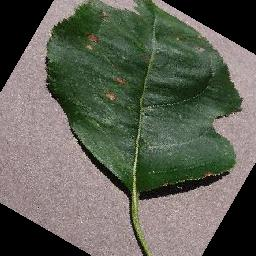
#> input picture ai/dataset/train/Apple___Black_rot/a23597b9-4e73-4b9c-8ef1-de02d2f2178c___JR_FrgE.S 8690_new30degFlipLR.JPG, 256 x 256 px; the run also reads 1 picture not shown here
$ jupyter execute 01_data_exploration.ipynb
#> lines starting #> are read from the running program, lines starting #| are printed output that depends on the picture
# Plant Disease Detection
# Data Exploration Notebook

[cell 1]
import os
import cv2
import numpy as np
import pandas as pd
import matplotlib.pyplot as plt
import seaborn as sns

from PIL import Image
from collections import Counter

[cell 2]
TRAIN_DIR = "../dataset/train"
VALID_DIR = "../dataset/valid"

[cell 3]
import os

classes = []

for item in os.listdir(TRAIN_DIR):

    full_path = os.path.join(TRAIN_DIR, item)

    if os.path.isdir(full_path):
        classes.append(item)
#> pass 2 of the loop `for item in os.listdir(TRAIN_DIR):`:

classes = sorted(classes)

print(f"Total Classes: {len(classes)}")

[cell 4]
for item in os.listdir(TRAIN_DIR):
    print(item)
#> pass 2 of the loop `for item in os.listdir(TRAIN_DIR):`:

[cell 5]
class_counts = {}

for cls in classes:
    class_path = os.path.join(TRAIN_DIR, cls)

    class_counts[cls] = len(
        os.listdir(class_path)
    )
#> pass 2 of the loop `for cls in classes:`:

df = pd.DataFrame(
    class_counts.items(),
    columns=["Class", "Count"]
)

df.head()

[cell 6]
plt.figure(figsize=(15,8))

sns.barplot(
    data=df,
    x="Count",
    y="Class"
)

plt.title("Images per Class")
plt.show()
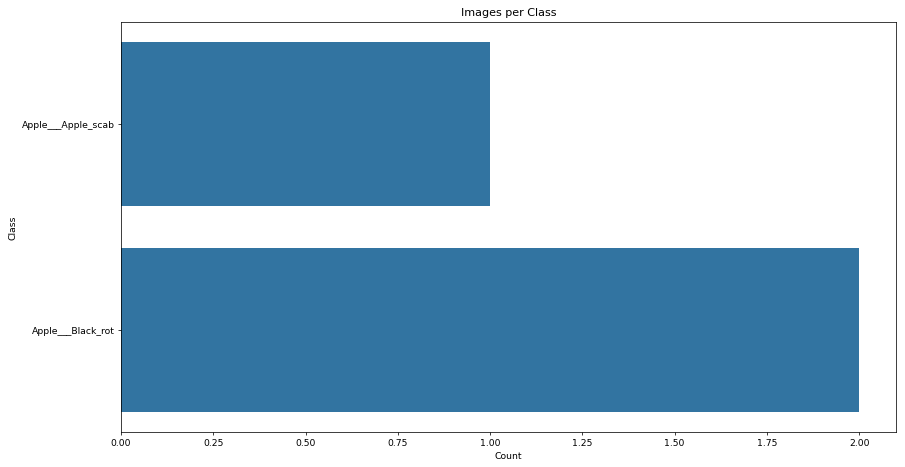
#> figure drawn by matplotlib, 1 panel

[cell 7]
print("Total Classes:", len(classes))

print(
    "Total Training Images:",
    df["Count"].sum()
)

[cell 8]
import random

plt.figure(figsize=(15,10))

for i in range(9):

    cls = random.choice(classes)

    img_name = random.choice(
        os.listdir(
            os.path.join(TRAIN_DIR, cls)
        )
    )

    img_path = os.path.join(
        TRAIN_DIR,
        cls,
        img_name
    )

    img = Image.open(img_path)
#> img is the input picture: PIL image 256x256 RGB; mean R, G, B 94.5, 96.9, 85.4

    plt.subplot(3,3,i+1)
    plt.imshow(img)
    plt.title(cls)
    plt.axis("off")
#> pass 2 of the loop `for i in range(9):`:
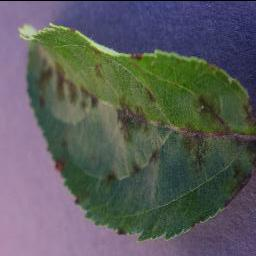
#> input picture ai/dataset/train/Apple___Apple_scab/7f7b25d4-f895-4f8e-80ad-db72a9b19a2e___FREC_Scab 3451_90deg.JPG, 256 x 256 px
#> img is the input picture: PIL image 256x256 RGB; mean R, G, B 91, 93.1, 92.7

plt.tight_layout()
plt.show()
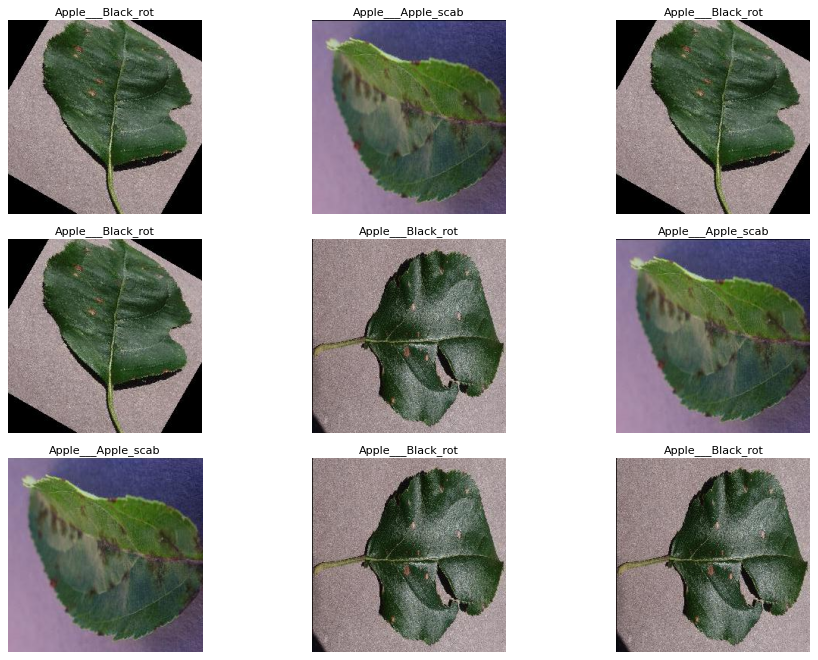
#> figure drawn by matplotlib, 9 panels

[cell 9]
widths = []
heights = []

for cls in classes:

    class_path = os.path.join(
        TRAIN_DIR,
        cls
    )

    images = os.listdir(class_path)

    for image in images[:50]:

        path = os.path.join(
            class_path,
            image
        )

        img = Image.open(path)

        widths.append(img.size[0])
        heights.append(img.size[1])
#> pass 2 of the loop `for cls in classes:`:
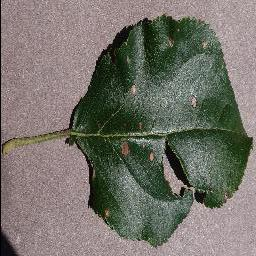
#> input picture ai/dataset/train/Apple___Black_rot/4b8b1d59-9aec-4b99-8be8-b61edcccb660___JR_FrgE.S 8659_270deg.JPG, 256 x 256 px
#> img is the input picture: PIL image 256x256 RGB; mean R, G, B 116.7, 114.2, 106.1

[cell 10]
plt.figure(figsize=(12,5))

plt.subplot(1,2,1)
plt.hist(widths)
plt.title("Width Distribution")

plt.subplot(1,2,2)
plt.hist(heights)
plt.title("Height Distribution")

plt.show()
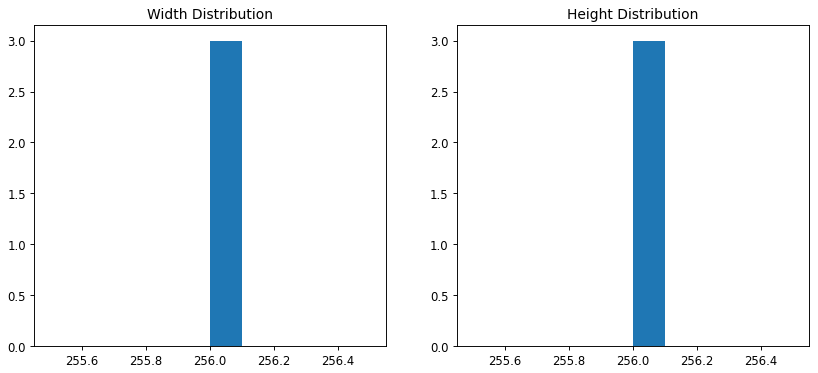
#> figure drawn by matplotlib, 2 panels; panel 1: tallest bar 3 high, from x = 256 to 256.1; panel 2: tallest bar 3 high, from x = 256 to 256.1

[cell 11]
corrupted = []

for cls in classes:

    class_path = os.path.join(
        TRAIN_DIR,
        cls
    )

    for img_name in os.listdir(class_path):

        try:

            path = os.path.join(
                class_path,
                img_name
            )

            img = Image.open(path)

            img.verify()

        except:

            corrupted.append(path)
#> pass 2 of the loop `for cls in classes:`:

print(
    "Corrupted Images:",
    len(corrupted)
)

[cell 12]
healthy = 0
#> healthy = 0
diseased = 0

for cls in classes:

    count = len(
        os.listdir(
            os.path.join(
                TRAIN_DIR,
                cls
            )
        )
    )

    if "healthy" in cls.lower():
        healthy += count
    else:
        diseased += count
#> pass 2 of the loop `for cls in classes:`:

print("Healthy:", healthy)
#| Healthy: 0
print("Diseased:", diseased)

[cell 13]
plt.pie(
    [healthy,diseased],
    labels=[
        "Healthy",
        "Diseased"
    ],
    autopct="%1.1f%%"
)

plt.title(
    "Healthy vs Diseased"
)

plt.show()
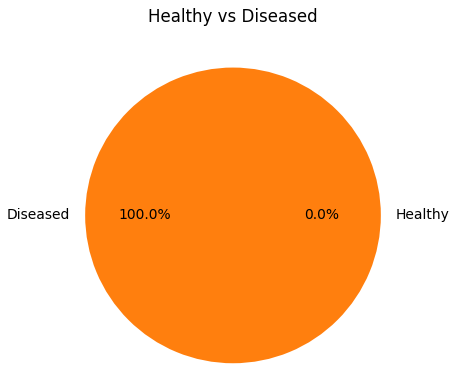
#> figure drawn by matplotlib, 1 panel

[cell 14]
plants = []

for cls in classes:

    plant = cls.split("___")[0]

    plants.append(plant)

species_count = Counter(plants)

species_count

[cell 15]
species_df = pd.DataFrame(
    species_count.items(),
    columns=[
        "Plant",
        "Disease Classes"
    ]
)

species_df

[cell 16]
plt.figure(figsize=(12,6))

sns.barplot(
    data=species_df,
    x="Plant",
    y="Disease Classes"
)

plt.xticks(rotation=90)

plt.show()
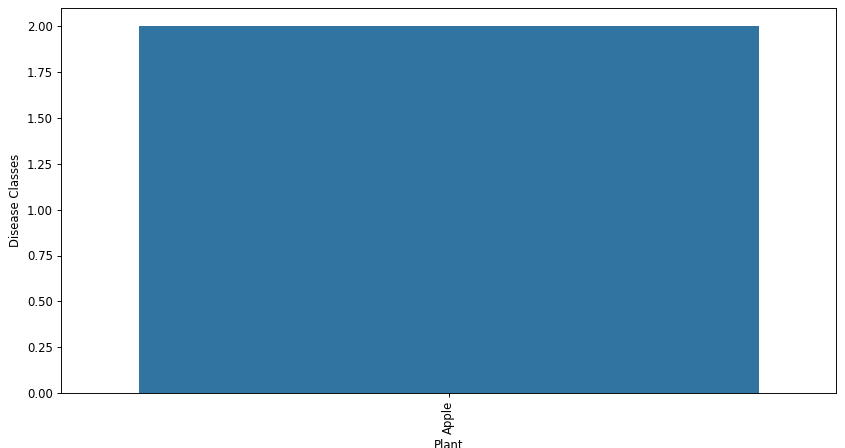
#> figure drawn by matplotlib, 1 panel
